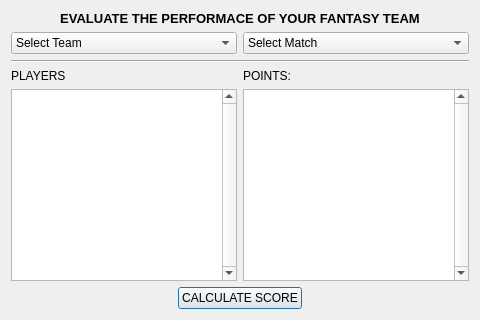
<?xml version="1.0" encoding="UTF-8"?>
<ui version="4.0">
 <class>evaluateTeamDialog</class>
 <widget class="QDialog" name="evaluateTeamDialog">
  <property name="geometry">
   <rect>
    <x>0</x>
    <y>0</y>
    <width>480</width>
    <height>320</height>
   </rect>
  </property>
  <property name="windowTitle">
   <string>Evaluate Team</string>
  </property>
  <layout class="QGridLayout" name="gridLayout_2">
   <item row="0" column="0" colspan="4">
    <widget class="QLabel" name="titleLabel">
     <property name="font">
      <font>
       <pointsize>10</pointsize>
       <weight>75</weight>
       <bold>true</bold>
      </font>
     </property>
     <property name="text">
      <string>EVALUATE THE PERFORMACE OF YOUR FANTASY TEAM</string>
     </property>
     <property name="alignment">
      <set>Qt::AlignCenter</set>
     </property>
    </widget>
   </item>
   <item row="1" column="0" colspan="4">
    <layout class="QHBoxLayout" name="horizontalLayout1">
     <item>
      <widget class="QComboBox" name="selectTeam">
       <property name="currentText">
        <string>Select Team</string>
       </property>
       <item>
        <property name="text">
         <string>Select Team</string>
        </property>
       </item>
      </widget>
     </item>
     <item>
      <widget class="QComboBox" name="selectMatch">
       <item>
        <property name="text">
         <string>Select Match</string>
        </property>
       </item>
      </widget>
     </item>
    </layout>
   </item>
   <item row="2" column="0" rowspan="2" colspan="4">
    <widget class="Line" name="line0">
     <property name="orientation">
      <enum>Qt::Horizontal</enum>
     </property>
    </widget>
   </item>
   <item row="5" column="0" colspan="4">
    <layout class="QHBoxLayout" name="horizontalLayout2">
     <item>
      <widget class="QListWidget" name="playerList">
       <property name="verticalScrollBarPolicy">
        <enum>Qt::ScrollBarAlwaysOn</enum>
       </property>
      </widget>
     </item>
     <item>
      <widget class="QListWidget" name="playerPoints">
       <property name="verticalScrollBarPolicy">
        <enum>Qt::ScrollBarAlwaysOn</enum>
       </property>
      </widget>
     </item>
    </layout>
   </item>
   <item row="4" column="2">
    <widget class="QLabel" name="pointsLabel">
     <property name="text">
      <string>POINTS:</string>
     </property>
    </widget>
   </item>
   <item row="4" column="3">
    <widget class="QLabel" name="scoreLabel">
     <property name="font">
      <font>
       <pointsize>8</pointsize>
       <weight>75</weight>
       <bold>true</bold>
      </font>
     </property>
     <property name="text">
      <string/>
     </property>
     <property name="alignment">
      <set>Qt::AlignRight|Qt::AlignTrailing|Qt::AlignVCenter</set>
     </property>
    </widget>
   </item>
   <item row="4" column="0">
    <widget class="QLabel" name="playersLabel">
     <property name="text">
      <string>PLAYERS</string>
     </property>
    </widget>
   </item>
   <item row="6" column="0" colspan="4">
    <layout class="QHBoxLayout" name="horizontalLayout0">
     <item>
      <spacer name="horizontalSpacer0">
       <property name="orientation">
        <enum>Qt::Horizontal</enum>
       </property>
       <property name="sizeHint" stdset="0">
        <size>
         <width>40</width>
         <height>20</height>
        </size>
       </property>
      </spacer>
     </item>
     <item>
      <widget class="QPushButton" name="calculateScore">
       <property name="text">
        <string>CALCULATE SCORE</string>
       </property>
      </widget>
     </item>
     <item>
      <spacer name="horizontalSpacer1">
       <property name="orientation">
        <enum>Qt::Horizontal</enum>
       </property>
       <property name="sizeHint" stdset="0">
        <size>
         <width>40</width>
         <height>20</height>
        </size>
       </property>
      </spacer>
     </item>
    </layout>
   </item>
  </layout>
 </widget>
 <resources/>
 <connections/>
</ui>
